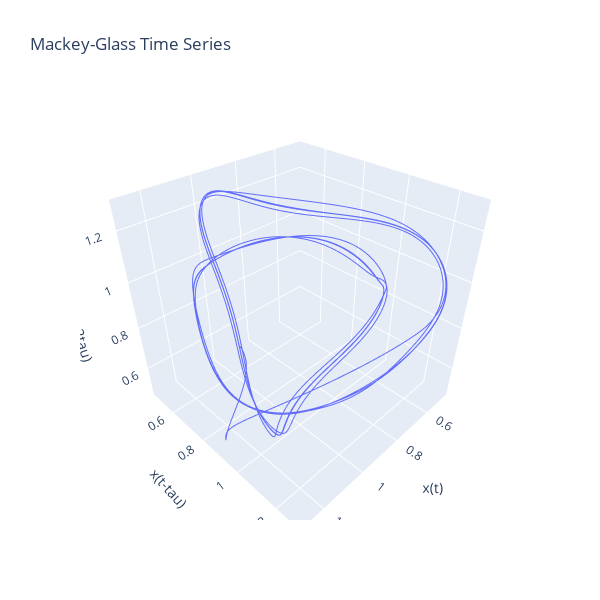

The cell this chart's notebook holds for it:
### Code cell
tau = 15
n = 10
beta = 0.2
gamma = 0.1


x0 = 0.5
dt = 0.1
t_max = 500


t, x = generate.mackey_glass(tau, n, beta, gamma, x0, dt, t_max)


tau_idx = int(tau / dt)
tau2_idx = int(2 * tau / dt)


x_t = x[tau2_idx:]
x_t_tau = x[tau_idx:-tau_idx]
x_t_2tau = x[:-tau2_idx]


layout = go.Layout(
    title="Mackey-Glass Time Series",
    scene=dict(
        xaxis=dict(title="x(t)"),
        yaxis=dict(title="x(t-tau)"),
        zaxis=dict(title="x(t-2tau)"),
    ),
    width=600,
    height=600,
)
data = [go.Scatter3d(x=x_t, y=x_t_tau, z=x_t_2tau, mode="lines")]

fig = go.Figure(data=data, layout=layout)
fig.show()

### Figure 1 — Plotly figure (JSON) as saved in the notebook; plotly's stock layout.template omitted (floating-point values rounded to 4 significant figures; data arrays with more than 128 entries replaced by an {"elided": "..."} marker saying what was removed)
{"data": [{"mode": "lines", "type": "scatter3d", "x": {"elided": "4700 float values"}, "y": {"elided": "4700 float values"}, "z": {"elided": "4700 float values"}}], "layout": {"height": 600, "scene": {"xaxis": {"title": {"text": "x(t)"}}, "yaxis": {"title": {"text": "x(t-tau)"}}, "zaxis": {"title": {"text": "x(t-2tau)"}}}, "title": {"text": "Mackey-Glass Time Series"}, "width": 600}}
